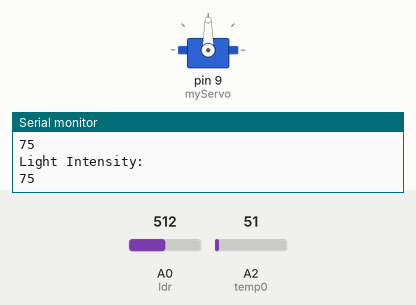
A sketch run on a simulated Arduino Uno, built with avr-gcc and run on an emulated ATmega328P. Parts: servo, the last lines printed to the serial monitor. The inputs (shaded band) are chosen by the test bench; at power-on: A0 (ldr) = 512, A2 (temp0) = 51.

Above: at 1.25 s.
1.3 s: A0 (ldr) set to 668
4.3 s: A0 (ldr) set to 690
At 4.8 s:
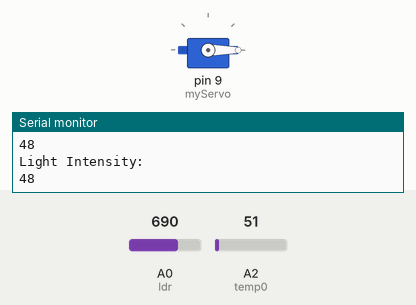
5.8 s: A0 (ldr) set to 511
At 8.7 s:
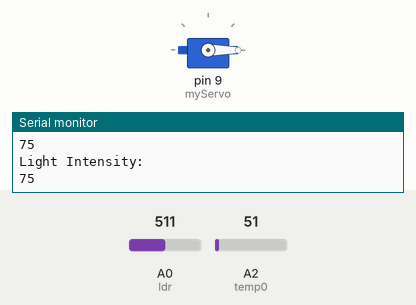
8.8 s: A0 (ldr) set to 716
At 9.4 s:
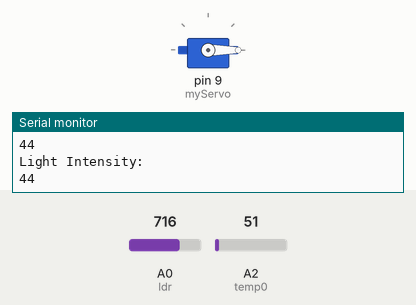
Timing chart, 0 to 11.3 s (numbered marks = the images above; inputs shaded):
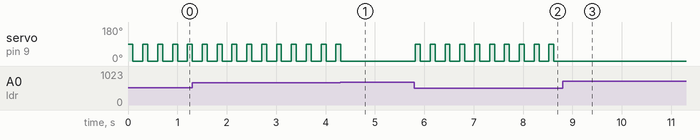

Measured:
- the behaviour switches between 680 and 681 on A0 (ldr) (found by bisection; images 0 and 1)
- after the input at 4.3 s, servo on pin 9 (myServo): goes on until 4.3 s, then stays 0°
- after the input at 5.8 s, servo on pin 9 (myServo): alternates 90° for 0.10 s and 0° for 0.20 s, starting at once
- after the input at 8.8 s, servo on pin 9 (myServo): stops changing and stays 0°
- by itself, servo on pin 9 (myServo): alternates 90° for 0.10 s and 0° for 0.20 s

The sketch:

code.ino
```cpp
#include <Servo.h>
Servo myServo;
static bool fanOn = false;
int temp0=A2,temp1,temp2;
int ldr=A0,ldr1,ldr2;

void setup(){
  pinMode(temp0,INPUT);
  myServo.attach(9);
  pinMode(ldr,INPUT);
  Serial.begin(9600);
}
void loop(){
  temp1=analogRead(temp0);
  temp2=map(temp1,20,358,0,100);
  ldr1=analogRead(ldr);
  ldr2=map(ldr1,1017,344,0,100);
  Serial.println("Light Intensity:");
  Serial.println(ldr2);
  if(ldr2>=50 || temp2>=30){
    myServo.attach(9);
    myServo.write(90);
    delay(100);
    myServo.write(0);
    delay(100);

  }
  else{
    myServo.detach();


  }
  delay(100);

}
```
